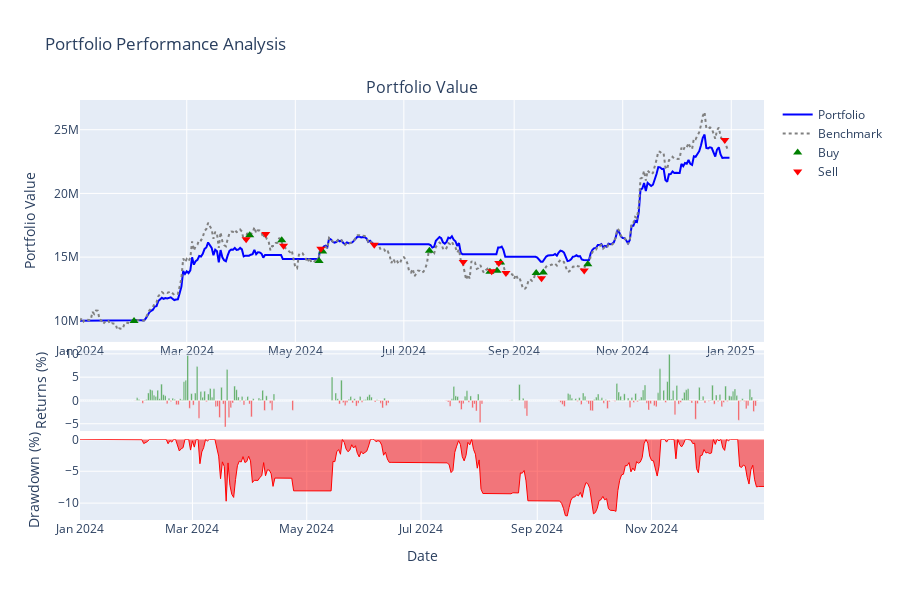
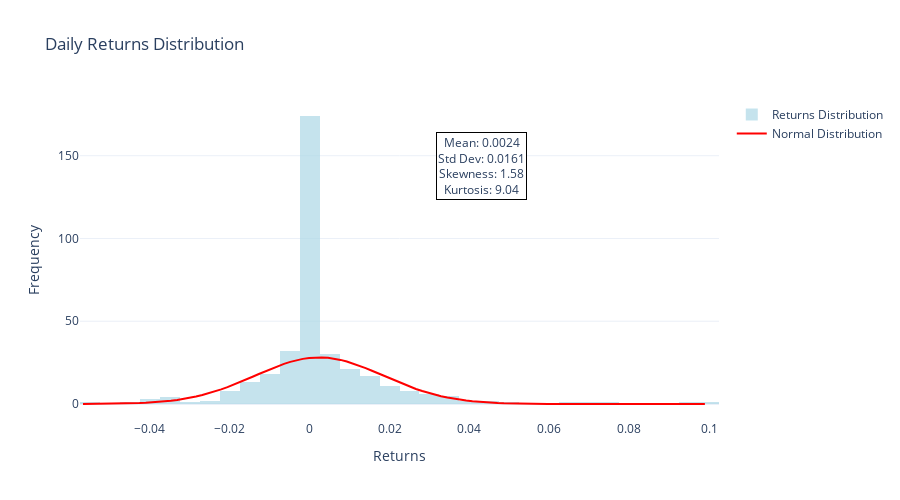
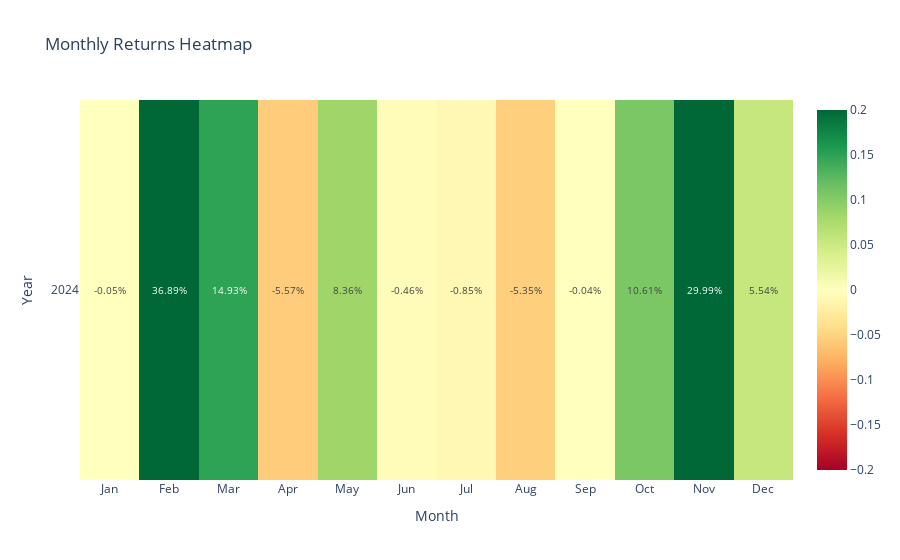

The code cell stored with these charts, in order, in its notebook:
### Code cell
# 1. 포트폴리오 성과 차트
result.plot_portfolio_performance()

# 2. 수익률 분포 
result.plot_returns_distribution(period="daily")

# 3. 월별 수익률 히트맵
result.plot_monthly_returns_heatmap()

# 4. 성과 비교표
result.show_performance_comparison()

### Figure 1 — Plotly figure (JSON) as saved in the notebook; plotly's stock layout.template omitted (floating-point values rounded to 4 significant figures; data arrays with more than 128 entries replaced by an {"elided": "..."} marker saying what was removed)
{"data": [{"line": {"color": "blue", "width": 2}, "name": "Portfolio", "type": "scatter", "x": {"elided": "366 str values"}, "xaxis": "x", "y": {"elided": "366 float values"}, "yaxis": "y"}, {"line": {"color": "gray", "dash": "dot", "width": 2}, "name": "Benchmark", "type": "scatter", "x": {"elided": "365 str values"}, "xaxis": "x", "y": {"elided": "365 float values"}, "yaxis": "y"}, {"marker": {"color": "green", "size": 8, "symbol": "triangle-up"}, "mode": "markers", "name": "Buy", "type": "scatter", "x": ["2024-01-31T09:00:00+09:00", "2024-04-05T09:00:00+09:00", "2024-04-23T09:00:00+09:00", "2024-05-14T09:00:00+09:00", "2024-05-16T09:00:00+09:00", "2024-07-15T09:00:00+09:00", "2024-08-18T09:00:00+09:00", "2024-08-22T09:00:00+09:00", "2024-08-24T09:00:00+09:00", "2024-09-13T09:00:00+09:00", "2024-09-17T09:00:00+09:00", "2024-10-12T09:00:00+09:00"], "xaxis": "x", "y": [9983000.0, 16720000.0, 16320000.0, 14700000.0, 15430000.0, 15490000.0, 13850000.0, 13940000.0, 14580000.0, 13750000.0, 13790000.0, 14440000.0], "yaxis": "y"}, {"marker": {"color": "red", "size": 8, "symbol": "triangle-down"}, "mode": "markers", "name": "Sell", "type": "scatter", "x": ["2024-04-03T09:00:00+09:00", "2024-04-14T09:00:00+09:00", "2024-04-24T09:00:00+09:00", "2024-05-15T09:00:00+09:00", "2024-06-14T09:00:00+09:00", "2024-08-03T09:00:00+09:00", "2024-08-19T09:00:00+09:00", "2024-08-23T09:00:00+09:00", "2024-08-27T09:00:00+09:00", "2024-09-16T09:00:00+09:00", "2024-10-10T09:00:00+09:00", "2024-12-28T09:00:00+09:00"], "xaxis": "x", "y": [16400000.0, 16810000.0, 15900000.0, 15650000.0, 15970000.0, 14610000.0, 13880000.0, 14550000.0, 13760000.0, 13340000.0, 13960000.0, 24180000.0], "yaxis": "y"}, {"marker": {"color": {"elided": "365 str values"}}, "name": "Daily Returns", "opacity": 0.7, "showlegend": false, "type": "bar", "x": {"elided": "365 str values"}, "xaxis": "x2", "y": {"elided": "365 float values"}, "yaxis": "y2"}, {"fill": "tozeroy", "line": {"color": "red", "width": 1}, "name": "Drawdown", "showlegend": false, "type": "scatter", "x": {"elided": "366 str values"}, "xaxis": "x3", "y": {"elided": "366 float values"}, "yaxis": "y3"}], "layout": {"annotations": [{"font": {"size": 16}, "showarrow": false, "text": "Portfolio Value", "x": 0.5, "xanchor": "center", "xref": "paper", "y": 1, "yanchor": "bottom", "yref": "paper"}], "height": 600, "hovermode": "x unified", "showlegend": true, "title": {"text": "Portfolio Performance Analysis"}, "xaxis": {"anchor": "y", "domain": [0, 1]}, "xaxis2": {"anchor": "y2", "domain": [0, 1], "showticklabels": false}, "xaxis3": {"anchor": "y3", "domain": [0, 1], "showticklabels": true, "title": {"text": "Date"}}, "yaxis": {"anchor": "x", "domain": [0.424, 1], "title": {"text": "Portfolio Value"}}, "yaxis2": {"anchor": "x2", "domain": [0.212, 0.404], "title": {"text": "Returns (%)"}}, "yaxis3": {"anchor": "x3", "domain": [0, 0.192], "title": {"text": "Drawdown (%)"}}}}

### Figure 2 — Plotly figure (JSON) as saved in the notebook; plotly's stock layout.template omitted (floating-point values rounded to 4 significant figures; data arrays with more than 128 entries replaced by an {"elided": "..."} marker saying what was removed)
{"data": [{"marker": {"color": "lightblue"}, "name": "Returns Distribution", "nbinsx": 50, "opacity": 0.7, "type": "histogram", "x": {"elided": "365 float values"}}, {"line": {"color": "red", "width": 2}, "mode": "lines", "name": "Normal Distribution", "type": "scatter", "x": [-0.05675, -0.05518, -0.05361, -0.05203, -0.05046, -0.04889, -0.04732, -0.04574, -0.04417, -0.0426, -0.04102, -0.03945, -0.03788, -0.0363, -0.03473, -0.03316, -0.03159, -0.03001, -0.02844, -0.02687, -0.02529, -0.02372, -0.02215, -0.02058, -0.019, -0.01743, -0.01586, -0.01428, -0.01271, -0.01114, -0.009566, -0.007993, -0.00642, -0.004847, -0.003274, -0.001701, -0.0001282, 0.001445, 0.003018, 0.00459, 0.006163, 0.007736, 0.009309, 0.01088, 0.01246, 0.01403, 0.0156, 0.01717, 0.01875, 0.02032, 0.02189, 0.02347, 0.02504, 0.02661, 0.02818, 0.02976, 0.03133, 0.0329, 0.03448, 0.03605, 0.03762, 0.03919, 0.04077, 0.04234, 0.04391, 0.04549, 0.04706, 0.04863, 0.0502, 0.05178, 0.05335, 0.05492, 0.0565, 0.05807, 0.05964, 0.06122, 0.06279, 0.06436, 0.06593, 0.06751, 0.06908, 0.07065, 0.07223, 0.0738, 0.07537, 0.07694, 0.07852, 0.08009, 0.08166, 0.08324, 0.08481, 0.08638, 0.08795, 0.08953, 0.0911, 0.09267, 0.09425, 0.09582, 0.09739, 0.09896], "y": [0.03328, 0.04741, 0.06689, 0.09348, 0.1294, 0.1774, 0.241, 0.3241, 0.4319, 0.57, 0.7452, 0.9649, 1.238, 1.572, 1.978, 2.466, 3.044, 3.723, 4.509, 5.41, 6.43, 7.568, 8.824, 10.19, 11.66, 13.21, 14.82, 16.48, 18.14, 19.79, 21.38, 22.87, 24.24, 25.45, 26.47, 27.26, 27.81, 28.11, 28.13, 27.89, 27.39, 26.64, 25.67, 24.5, 23.16, 21.68, 20.11, 18.47, 16.81, 15.15, 13.52, 11.96, 10.47, 9.087, 7.809, 6.647, 5.604, 4.679, 3.871, 3.171, 2.574, 2.069, 1.647, 1.299, 1.015, 0.7851, 0.6017, 0.4568, 0.3435, 0.2558, 0.1887, 0.1379, 0.09981, 0.07155, 0.05081, 0.03574, 0.0249, 0.01718, 0.01174, 0.007952, 0.005333, 0.003542, 0.002331, 0.001519, 0.0009805, 0.0006269, 0.000397, 0.0002491, 0.0001548, 9.525e-05, 5.807e-05, 3.506e-05, 2.097e-05, 1.242e-05, 7.291e-06, 4.238e-06, 2.44e-06, 1.391e-06, 7.859e-07, 4.397e-07]}], "layout": {"annotations": [{"bgcolor": "white", "bordercolor": "black", "borderwidth": 1, "showarrow": false, "text": "Mean: 0.0024<br>Std Dev: 0.0161<br>Skewness: 1.58<br>Kurtosis: 9.04", "x": 0.7, "xref": "paper", "y": 0.9, "yref": "paper"}], "height": 500, "title": {"text": "Daily Returns Distribution"}, "xaxis": {"title": {"text": "Returns"}}, "yaxis": {"title": {"text": "Frequency"}}}}

### Figure 3 — Plotly figure (JSON) as saved in the notebook; plotly's stock layout.template omitted (floating-point values rounded to 4 significant figures)
{"data": [{"colorscale": [[0, "rgb(165,0,38)"], [0.1, "rgb(215,48,39)"], [0.2, "rgb(244,109,67)"], [0.3, "rgb(253,174,97)"], [0.4, "rgb(254,224,139)"], [0.5, "rgb(255,255,191)"], [0.6, "rgb(217,239,139)"], [0.7, "rgb(166,217,106)"], [0.8, "rgb(102,189,99)"], [0.9, "rgb(26,152,80)"], [1, "rgb(0,104,55)"]], "text": [[-0.05, 36.89, 14.93, -5.57, 8.36, -0.46, -0.85, -5.35, -0.04, 10.61, 29.99, 5.54]], "textfont": {"size": 10}, "texttemplate": "%{text}%", "type": "heatmap", "x": ["Jan", "Feb", "Mar", "Apr", "May", "Jun", "Jul", "Aug", "Sep", "Oct", "Nov", "Dec"], "y": ["2024"], "z": [[-0.0005452, 0.3689, 0.1493, -0.05575, 0.08358, -0.004584, -0.008456, -0.05352, -0.0003928, 0.1061, 0.2999, 0.05537]], "zmax": 0.2, "zmin": -0.2}], "layout": {"title": {"text": "Monthly Returns Heatmap"}, "xaxis": {"tickmode": "array", "ticktext": ["Jan", "Feb", "Mar", "Apr", "May", "Jun", "Jul", "Aug", "Sep", "Oct", "Nov", "Dec"], "tickvals": [0, 1, 2, 3, 4, 5, 6, 7, 8, 9, 10, 11], "title": {"text": "Month"}}, "yaxis": {"tickmode": "array", "ticktext": ["2024"], "tickvals": [0], "title": {"text": "Year"}, "type": "category"}}}
